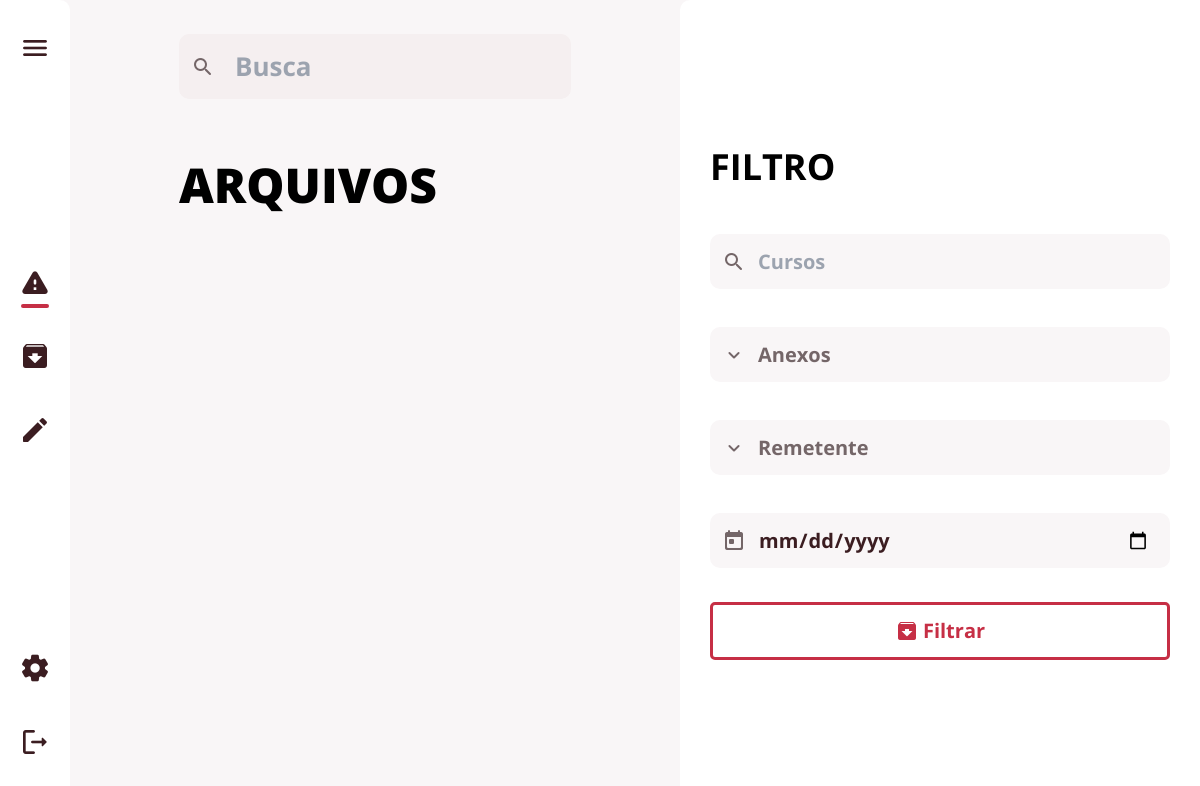
The page /arquivos (signed in) on the database as committed earlier.
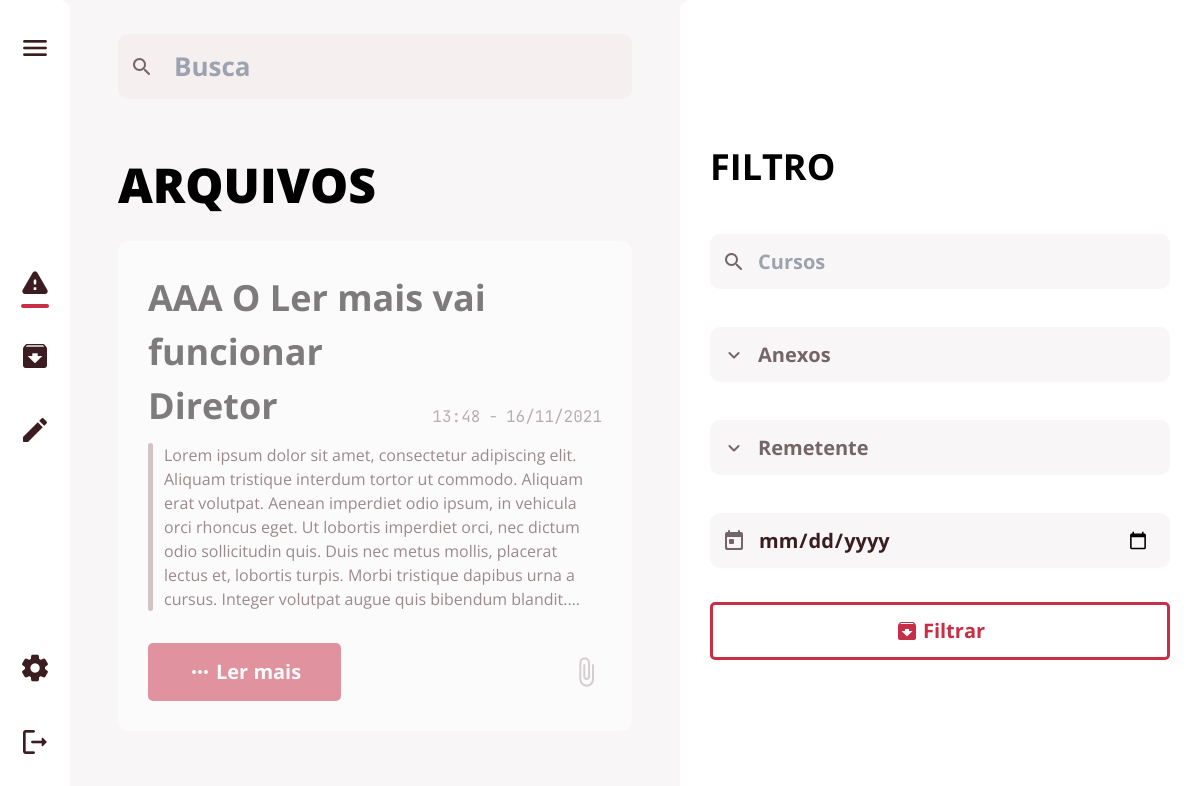
The same page on the database as committed later.
### app/database/models.py (models this page shows, shortened)
class Postagem(db.Model):
    __tablename__ = "postagem"
    id = db.Column(db.Integer, primary_key=True, autoincrement=True)
    titulo = db.Column(db.String(150), nullable=False)
    texto = db.Column(db.String(150), nullable=False)
    data = db.Column(db.DateTime, default=datetime.now)
    postagem_arquivada = db.relationship('Arquivadas')
    user_id = db.Column(db.Integer, db.ForeignKey('user.id'))
    destinatario = db.relationship('Papel',
                                   secondary=postagem_papel_tabela,
                                   back_populates='postagem')

class Papel(db.Model):
    __tablename__ = "papel"
    id = db.Column(db.Integer, primary_key=True, autoincrement=True)
    nome = db.Column(db.String(150), unique=True, nullable=False)
    pode_editar = db.Column(db.Boolean, default=0)
    admin = db.Column(db.Boolean, default=0)
    postagem = db.relationship('Postagem',
                               secondary=postagem_papel_tabela,
                               back_populates='destinatario')
    user = db.relationship('User',
                           secondary=user_papel_tabela,
                           back_populates='papeis')
    def __repr__(self):
        return self.nome

### app/view.py (the view, shortened to what this page needs)
@ routes.route('/arquivos', methods=['POST', 'GET'])
@ login_required
def archive():
    posts = db.session.query(Postagem).join(Postagem.destinatario).join(
        Papel.user).join(Arquivadas).filter(User.id == user.id).filter(Postagem.id == Arquivadas.arquivada).order_by(Postagem.data.desc()).all()
    busca = request.form.get("busca")
    if busca:
        busca = f"%{busca}%"
        search_post = db.session.query(Postagem).join(Postagem.destinatario).join(
            Papel.user).join(Arquivadas).filter(User.id == user.id).filter(Postagem.id == Arquivadas.arquivada).filter(Postagem.titulo.like(
                busca)).order_by(Postagem.data.desc()).all()
        posts = search_post
    filtro_data = request.form.get("data")
    return render_template('arquivos.html', user=user, posts=posts, user_edit=user_edit(), remetente=remetente, remetente_nome=remetente_nome)

### app/view.py (called while the page is built)
def user_edit():
    user_edit = db.session.query(Papel.pode_editar).join(
        Papel.user).filter(User.id == user.id).all()
    for edit in user_edit:
        if edit:
            user_edit = edit[0]
        break
    return user_edit

def papel_postagem(papel):
    return ', '.join(map(str, papel))

def remetente(userid):
    return papel_postagem(db.session.query(Papel).join(
        Papel.user).filter(User.id == userid).all())

def remetente_nome(userid):
    return papel_postagem(db.session.query(User.nome).filter(User.id == userid).first())

### app/templates/arquivos.html (shortened to what this page needs)
{% extends 'base.html' %}
{% block head %}
<link rel="stylesheet" href="{{url_for('static', filename='style/arquivos.css')}}">
{% endblock %}
{% block main_text %}ARQUIVOS{% endblock %}
{% block main %}
{% for post in posts %}
<div class="card-box">
  <h2 class="title-text">{{ post.titulo }}</h2>
  <div class="text-title-area">
    <h3 class="sender-name">{{ remetente(post.user_id) }}</h3>
    <div class="send-date">
      <p class="hour">{{ post.data.strftime('%H:%M') }}</p>
      <p class="date">{{ post.data.strftime('%d/%m/%Y') }}</p>
    </div>
  </div>
  <div class="text-area text-area--short">
    <p>{{ post.texto }}</p>
  </div>
  <div class="bottom-buttons">
    <button class="btn btn-full" onClick="abrirPopup({{ post.id }})">
      <span class="material-icons-round">more_horiz</span>
      <p>Ler mais</p>
    </button>
    <span class="material-icons-round card-icon">
      attach_file
    </span>
  </div>
</div>
{% endfor %}
{% endblock %}

Rows that differ between the two databases and show on the page:
added Postagem: titulo "AAA O Ler mais vai funcionar", data "13:48", data "16/11/2021", texto "Lorem ipsum dolor sit amet, consectetur adipiscing elit. Aliquam tristique interdum tortor ut commodo. Aliquam erat volutpat. Aenean imperdiet odio ipsum, in vehicula orci rhoncus eget. Ut lobortis imperdiet orci, nec dictum odio sollicitudin quis. Duis nec metus mollis, placerat lectus et, lobortis turpis. Morbi tristique dapibus urna a cursus. Integer volutpat augue quis bibendum…"
now on this page (row unchanged): Papel: nome "Diretor"
